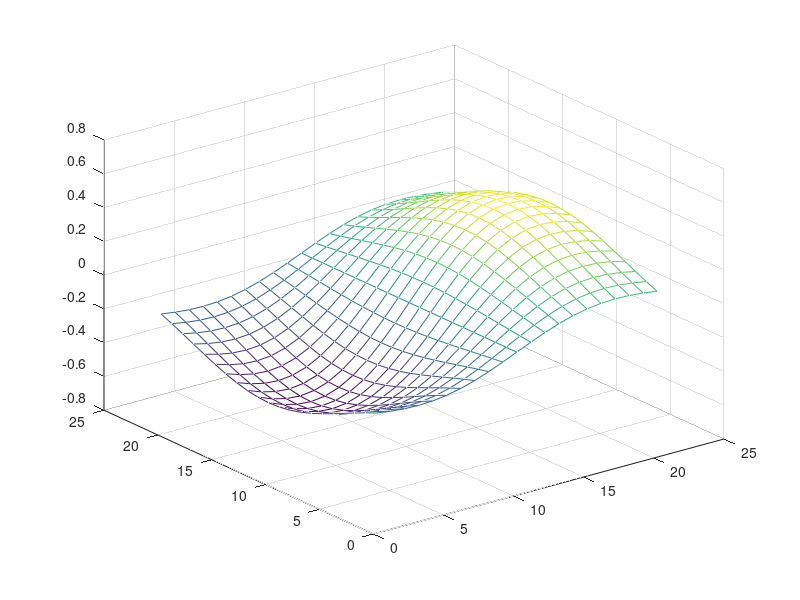

The MATLAB source for this figure:
% Three-dimensional plots are drawn using the functions mesh and meshdom
% (mesh domain). For example, to draw the graph of z=x*exp(-x^2-y^2) over the domain 
% -1<x, y<1, we type the following commands:
xx=-1:.1:1;
yy=xx;
[x,y]=meshgrid(xx,yy);
z=x.*exp(-x.^2-y.^2);
mesh(z);
